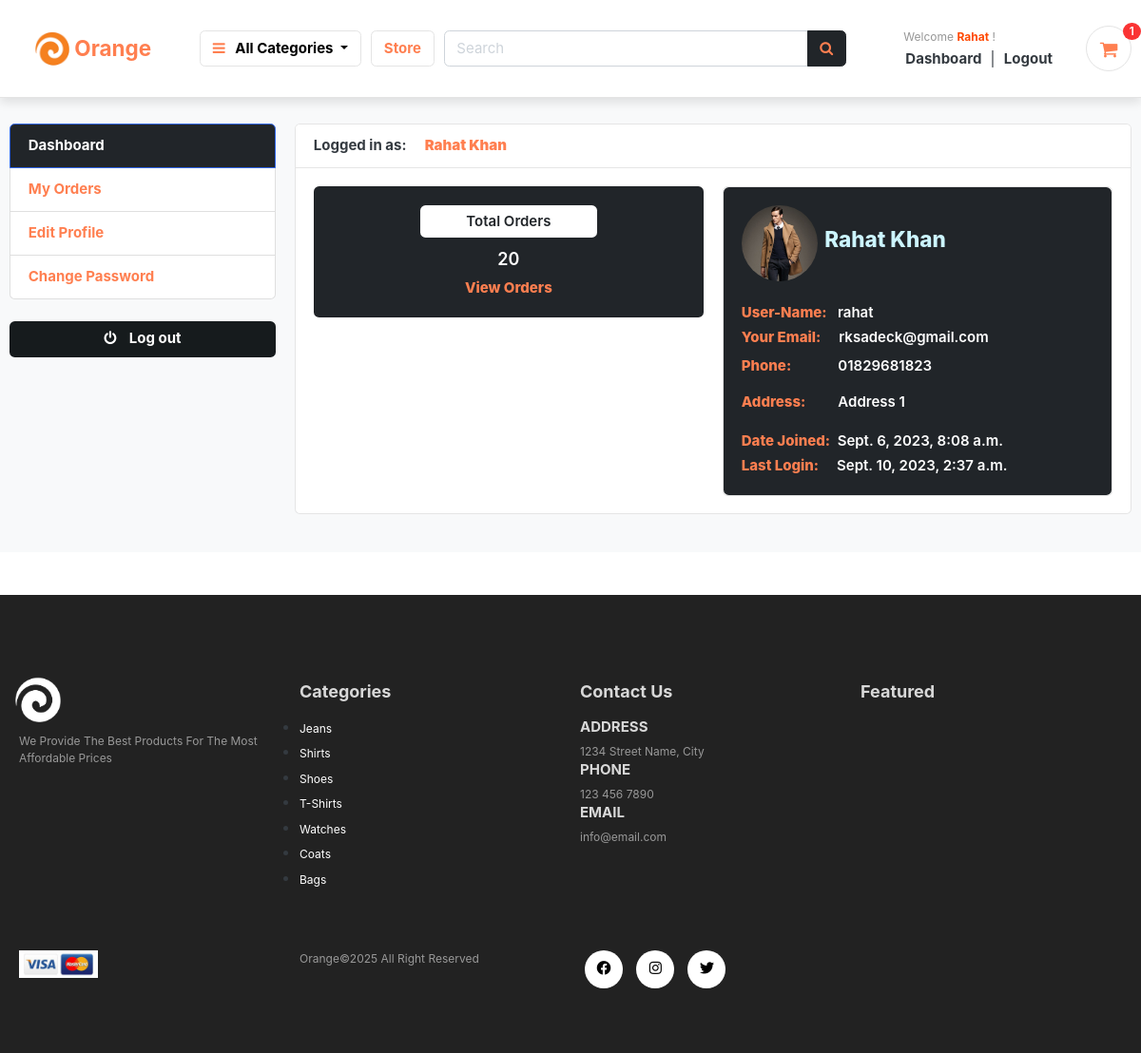
/accounts/ (signed in), run on the app's committed database.
### accounts/models.py (models this page shows, shortened)
class Account(AbstractBaseUser):
    first_name      = models.CharField(max_length=50)
    last_name       = models.CharField(max_length=50)
    username        = models.CharField(max_length=50, unique=True)
    email           = models.EmailField(max_length=100, unique=True)
    phone_number    = models.CharField(max_length=50)
    date_joined     = models.DateTimeField(auto_now_add=True)
    last_login      = models.DateTimeField(auto_now=True)
    is_admin        = models.BooleanField(default=False)
    is_staff        = models.BooleanField(default=False)
    is_active        = models.BooleanField(default=False)
    is_superadmin        = models.BooleanField(default=False)
    USERNAME_FIELD = 'email'
    REQUIRED_FIELDS = ['username', 'first_name', 'last_name']
    objects = MyAccountManager()
    def full_name(self):
        return f'{self.first_name} {self.last_name}'

class UserProfile(models.Model):
    user = models.OneToOneField(Account, on_delete=models.CASCADE)
    address_line_1 = models.CharField(blank=True, max_length=100)
    address_line_2 = models.CharField(blank=True, max_length=100)
    profile_picture = models.ImageField(blank=True, upload_to='photos/userprofile')
    city = models.CharField(blank=True, max_length=20)
    state = models.CharField(blank=True, max_length=20)
    country = models.CharField(blank=True, max_length=20)

### category/models.py (models this page shows, shortened)
class Category(models.Model):
    category_name = models.CharField(max_length=50, unique=True)
    slug = models.SlugField(max_length=100, unique=True)
    description = models.TextField(max_length=255, blank=True)
    cat_image = models.ImageField(upload_to='photos/categories', blank=True)
    class Meta:
        verbose_name = 'category'
        verbose_name_plural = 'categories'
    def get_url(self):
        return reverse('products_by_category', args=[self.slug])

### accounts/views.py (the view)
# urls.py: path('', views.dashboard, name='dashboard'),
@login_required(login_url = 'login')
def dashboard(request):
    orders = Order.objects.order_by('-created_at').filter(user_id=request.user.id, is_ordered=True)
    orders_count = orders.count()
    try:
        userprofile = UserProfile.objects.get(user=request.user)
    except ObjectDoesNotExist:
        userprofile = UserProfile.objects.create(user=request.user)
    context = {
        'orders_count': orders_count,
        'userprofile': userprofile,
    }
    return render(request, 'accounts/dashboard.html', context)

### cart/context_processors.py (called while the page is built)
def counter(request):
    cart_count = 0
    if 'admin' in request.path:
        return {}
    else:
        try:
            cart = Cart.objects.filter(cart_id=_cart_id(request))
            if request.user.is_authenticated:
                cart_items = CartItem.objects.all().filter(user=request.user)
            else:
                cart_items = CartItem.objects.all().filter(cart=cart[:1])
            for cart_item in cart_items:
                cart_count += cart_item.quantity
        except Cart.DoesNotExist:
            cart_count = 0
    return dict(cart_count=cart_count)

### cart/views.py (called while the page is built)
def _cart_id(request):
    cart = request.session.session_key
    if not cart:
        cart = request.session.create()
    return cart

### category/context_processors.py (called while the page is built)
def menu_links(request):
    links = Category.objects.all()
    return dict(links=links)

### accounts/templates/accounts/dashboard.html (shortened to what this page needs)
{% extends 'base.html' %}
{% block content %}
<section class="section-conten padding-y bg">
<div class="container mt-5 pt-5">
	<div class="row">
	{% include 'accounts/dashboard_sidebar.html' %}
	<main class="col-md-9">
		<article class="card">
		<header class="card-header">
			<strong class="d-inline-block mr-3">Logged in as:</strong>
			<span style="color:coral;font-weight:900;" class="text-capitalize">{{user.full_name}}</span>
		</header>
		<div class="card-body">
			<div class="row">
			<div class="col-md-6">
				<div class="card bg-dark text-white" style="text-align:center;">
					<div class="card-body">
						<h5 class="card-title font-weight-bold bg-white text-dark rounded py-2 w-50 mx-auto">Total Orders</h5>
						<h4>{{orders_count}}</h4>
						<a href="{% url 'my_orders' %}" style="color:coral;font-weight:800;" class="link">View Orders</a>
					</div>
				</div>
			</div>
			<div class="col-md-6">
				<div class="card" style="text-align:center;">
					<div class="card-body d-flex justify-content-center align-items-start flex-column bg-dark text-white rounded">
						{% if userprofile.profile_picture %}
							<div class="d-flex justify-content-center align-items-center">
								<img src="{{userprofile.profile_picture.url}}" alt="User Profile Picture" width="80" height="80" style="border-radius:50%;">
								<h3 class=" text-capitalize ml-2" style="color: #ccf5ff;font-weight: 800;">{{user.full_name}}</h3>
							</div>
						{% endif %}
						<p class="mb-0 font-weight-bold mt-4"><span style="color: coral;font-weight: 800;">User-Name:</span>&nbsp;&nbsp;&nbsp;{{user.username}}</p>
						<p class="mb-0 font-weight-bold mt-1"><span style="color: coral;font-weight: 800;">Your Email:</span>&nbsp;&nbsp;&nbsp;&nbsp;&nbsp;{{user.email}}</p>
						<p class="font-weight-bold mt-2">
							<span style="color: coral;font-weight: 800;">Phone:</span> &nbsp;&nbsp;&nbsp;&nbsp;&nbsp;&nbsp;&nbsp;&nbsp;&nbsp;&nbsp;&nbsp;&nbsp;{{user.phone_number}}</p>
						<p class="font-weight-bold text-capitalize">
							<span style="color: coral;font-weight: 800;">Address:</span>
							{{ user.userprofile.address_line_1 }} {% if user.userprofile.address_line_2 %}{{ user.userprofile.address_line_2 }}{% endif %}</p>
							<p class="mb-0 font-weight-bold mt-1"><span style="color: coral;font-weight: 800;">Date Joined:</span>
								&nbsp;{{user.date_joined}}</p>
							<p class="mb-0 font-weight-bold mt-1"><span style="color: coral;font-weight: 800;">Last Login:</span>
								&nbsp;&nbsp;&nbsp;&nbsp;{{user.last_login}}</p>
					</div>
				</div>
			</div>
			</div>
		</div>
		</article>
	</main>
</div>
</div>
</section>
{% endblock %}

### templates/includes/navbar.html (shortened to what this page needs)
{% load static %}
<header class="section-header sticky-navbar">
    <section class="header-main border-bottom py-4" style="box-shadow: 0 5px 10px rgba(0,0,0,0.1);">
    <div class="container">
      <div class="row align-items-center">
        <div class="col-lg-2 col-md-3 col-6">
          <a href="{% url 'home' %}" class="brand-wrap">
            <div class="d-flex justify-content-center align-items-center"
              style="background-color: transparent; transition: background-color 0.3s, border-radius 0.3s, padding 0.3s; border-radius: 50px; padding: 10px 15px;"
              onmouseover="this.style.backgroundColor='#343a40'; this.getElementsByTagName('img')[0].classList.add('logo-brightness-change'); this.getElementsByTagName('h2')[0].style.color='#ff4800';"
              onmouseout="this.style.backgroundColor='transparent'; this.getElementsByTagName('img')[0].classList.remove('logo-brightness-change'); this.getElementsByTagName('h2')[0].style.color='coral';">
              <img src="{% static 'images/icons/logo.jpeg' %}" alt="Orange Store Logo" class="w-25" />
              <h2 style="color: coral; margin: 3px 5px; font-size: 1.5rem;"><span style="font-weight: bold;">Orange</span></h2>
            </div>
          </a>
        </div>
        <div class="col-lg col-sm col-md col-6 flex-grow-0">
          <div class="category-wrap dropdown d-inline-block float-right">
            <button
              type="button"
              class="btn btn-light dropdown-toggle"
              data-toggle="dropdown"
              style="background-color: transparent; color: black"
              onmouseover="this.style.backgroundColor='#343a40'; this.getElementsByTagName('i')[0].style.color='#ff4800'; this.style.color='white';"
              onmouseout="this.style.backgroundColor='transparent'; this.getElementsByTagName('i')[0].style.color='coral'; this.style.color='black';"
            >
              <i class="fa fa-bars" style="color: coral"></i><span class="capitalize" style="font-weight:bold;">&nbsp;&nbsp;&nbsp;All categories</span>
            </button>
          </div>
        </div>
        <a href="{% url 'store' %}" class="btn btn-outline-light"
          style="font-weight: bold; background-color: white; transition: background-color 0.3s; color: coral;"
          onmouseover="this.style.backgroundColor='#343a40'; this.style.color='#ff4800';"
          onmouseout="this.style.backgroundColor='white'; this.style.color='coral';">
          Store
        </a>
        <div class="col-lg col-md-6 col-sm-12 col">
          <form action="{% url 'search' %}" class="search" method="GET">
            <div class="input-group w-100">
              <input
                type="text"
                class="form-control"
                style="width: 60%"
                placeholder="Search"
                name="keyword"
              />
              <div class="input-group-append">
                <button class="btn btn-dark search-btn" type="submit" onmouseover="this.querySelector('.fa-search').style.color='#ff4800';"
                  style="color:#343a40"
                  onmouseout="this.querySelector('.fa-search').style.color='coral';">
                  <i class="fa fa-search" style="color: coral;"></i>
                </button>
              </div>
            </div>
          </form>
        </div>
        <div class="col-lg-3 col-sm-6 col-8 order-2 order-lg-3">
          <div class="d-flex justify-content-end mb-3 mb-lg-0">
            {% if user.id is None %}
            <div class="widget-header">
              <small class="title text-muted welcome-guest">Welcome <span class=""
                style="color:blue;font-weight:bold;text-transform: capitalize;">Guest</span> !</small>
              <div>
                <a href="{% url 'login' %}" class="dashboard-text">Login</a>
                <span class="dark-transp"> | </span>
                <a href="{% url 'register' %}"> <span  class="register-text">Register</span></a>
              </div>
            </div>
            {% else %}
            <div class="widget-header">
              <a href="{% url 'dashboard' %}">
                <small class="title text-muted welcome-user">Welcome <span class=""
                  style="color:#ff4800;font-weight:bold;text-transform: capitalize;">{{user.first_name}}</span> !</small>
              </a>
              <div>
                <a href="{% url 'dashboard' %}"><span class="dashboard-text">Dashboard</span></a>
                <span class="dark-transp"> | </span>
                <a href="{% url 'logout' %}"><span class="logout-text">Logout</span></a>
              </div>
            </div>
            {% endif %}
            <a href="{% url 'cart' %}" class="widget-header pl-3 ml-3 cart-icon-ancor">
              <div class="icon icon-sm rounded-circle border cart-icon-div">
                <i class="fa fa-shopping-cart cart-icon"></i>
              </div>
              <span class="badge badge-pill badge-danger notify"
                >{{cart_count}}</span
              >
            </a>
          </div>
        </div>
      </div>
    </div>
  </section>
</header>

### templates/includes/footer.html (shortened to what this page needs)
{% load static %}
   <footer class="mt-5 py-5">
        <div class="row container mx-auto pt-5">
          <div class="footer-one col-lg-3 col-md-6 col-sm-12">
			<a href="{% url 'home' %}">
				<img class="logo" src="{% static 'images/icons/payment.png' %}" style="filter:grayscale(100%) brightness(2);transform:scale(1.2)"/>
			</a>
            <p class="pt-3 text-capitalize">We provide the best products for the most affordable prices</p>
          </div>
          <div class="footer-one col-lg-3 col-md-6 col-sm-12">
           <h5 class="pb-2">Categories</h5>
		   <ul>
			{% for category in links %}
			<li>
				<a
				class="link"
				href="{{ category.get_url }}"
				style="color: white"
				onmouseover="this.style.color='black';"
				onmouseout="this.style.color='white';"
				>{{ category.category_name }}</a
			  >
			</li>
			{% empty %}
            <div class="container text-center mt-5 py-5">
                <p>No "New" products available at the moment.</p>
            </div>
			{% endfor %}
		   </ul>
          </div>
          <div class="footer-one col-lg-3 col-md-6 col-sm-12">
            <h5 class="pb-2">Contact Us</h5>
            <div>
              <h6 class="text-uppercase">Address</h6>
              <p>1234 Street Name, City</p>
            </div>
            <div>
              <h6 class="text-uppercase">Phone</h6>
              <p>123 456 7890</p>
            </div>
            <div>
              <h6 class="text-uppercase">Email</h6>
              <p>info@email.com</p>
            </div>
          </div>
          <div class="footer-one col-lg-3 col-md-6 col-sm-12">
            <h5 class="pb-2">Featured</h5>
          </div>
        </div>
        <div class="copyright mt-5">
          <div class="row container mx-auto">
            <div class="col-lg-3 col-md-5 col-sm-12 mb-4">
              <img src="{% static 'images/icons/payment.jpeg' %}"/>
            </div>
            <div class="col-lg-3 col-md-5 col-sm-12 mb-4 text-nowrap mb-2">
              <p>Orange©2025 All Right Reserved</p>
            </div>
            <div class="col-lg-3 col-md-5 col-sm-12 mb-4">
             <a href="#"><i class="fab fa-facebook"></i></a>
             <a href="#"><i class="fab fa-instagram"></i></a>
             <a href="#"><i class="fab fa-twitter"></i></a>
            </div>
          </div>
        </div>
    </footer>

### static/css/ui.css (style rules this page uses)
html { font-family: "Inter", sans-serif; font-size: 15px; }
.icon-xs, .icon-sm, .icon-md, .icon-lg { display: inline-block; text-align: center; flex-shrink: 0; flex-grow: 0; }
.icon-sm { width: 48px; height: 48px; line-height: 48px !important; font-size: 20px; }
.padding-y { padding-top: 40px; padding-bottom: 40px; }
article:after, .form-group:after { display: block; clear: both; content: ""; }
.bg { background-color: #f8f9fa; }
.bg-white { background-color: #fff; }
p:last-child { margin-bottom: 0; }
.header-main { position: relative; padding-top: 1rem; padding-bottom: 1rem; }
.widget-header { display: inline-block; vertical-align: middle; position: relative; }
.widget-header a { color: #343a40; }
.widget-header i { color: #969696; }
.widget-header .title { display: block; }
.widget-header .notify { position: absolute; top: -3px; right: -10px; }
.btn-light { background-color: #fff; border-color: #e4e4e4; }
.btn-light i { color: #969696; }
.notify { position: absolute; top: -4px; right: -10px; display: inline-block; padding: 0.25em 0.6em; font-size: 12px; line-height: 1; text-align: center; border-radius: 3rem; color: #fff; background-color: #fa3434; }

### static/css/style.css (style rules this page uses)
* { margin: 0; padding: 0; box-sizing: border-box; }
h2 { font-size: 1.8rem; font-weight: 600; }
h3 { font-size: 1.5rem; font-weight: 800; }
h4 { font-size: 1.2rem; font-weight: 600; }
h5 { font-size: 1rem; font-weight: 400; }
h6 { color:#D8D8D8; }
button { font-size: 0.8rem; font-weight: 900; outline: none; border: none; background-color: #1d1d1d; color:aliceblue; padding: 13px 30px; text-transform: uppercase; cursor: pointer; transition: 0.5s ease; }
footer { background-color: #222222; }
footer h5 { color:#D8D8D8; font-weight: 700; font-size: 1.2rem; }
footer li { padding-bottom: 4px; }
footer li a { font-size: 0.8rem; color:#999; text-decoration: none; }
footer .copyright a { color: #000; height: 40px; width: 40px; background-color: #fff; display: inline-block; text-align: center; line-height: 38px; border-radius: 50%; transition: 0.3s ease; margin: 0 5px; }
footer p { color: #999; font-size:0.8rem; }
footer .copyright img { width: 30%; }
.logo { width: 40px; height: 40px;; }

### templates/base.html (style rules this page uses)
.sticky-navbar { position: fixed; top: 0; left: 0; right: 0; background-color: white; z-index: 1000; }
.capitalize { text-transform: capitalize; }
.welcome-user { padding: 3px; width: max-content; border-radius: 3px; }
.dashboard-text { padding: 5px; border-radius: 3px; font-weight: bold; }
.logout-text { padding: 5px; border-radius: 3px; font-weight: bold; }
.cart-icon-div { background-color: #343a40; }
.cart-icon-ancor { text-decoration: none; color: none; }
.cart-icon-div { background-color: transparent; transition: background-color 0.3s ease; }
.cart-icon { color: inherit; transition: color 0.3s ease; }

### data on the page
Account: first_name "Rahat", full_name "Rahat Khan", username "rahat", email "rksadeck@gmail.com", phone_number "01829681823", userprofile.address_line_1 "Address 1", date_joined "Sept. 6, 2023, 8:08 a.m.", last_login "Sept. 10, 2023, 2:37 a.m."
UserProfile: profile_picture (picture)
Category: category_name "Jeans"
Category: category_name "Shirts"
Category: category_name "Shoes"
Category: category_name "T-Shirts"
Category: category_name "Watches"
Category: category_name "Coats"
Category: category_name "Bags"

### other printed values
{{ cart_count }} "1"
{{ orders_count }} "20"
